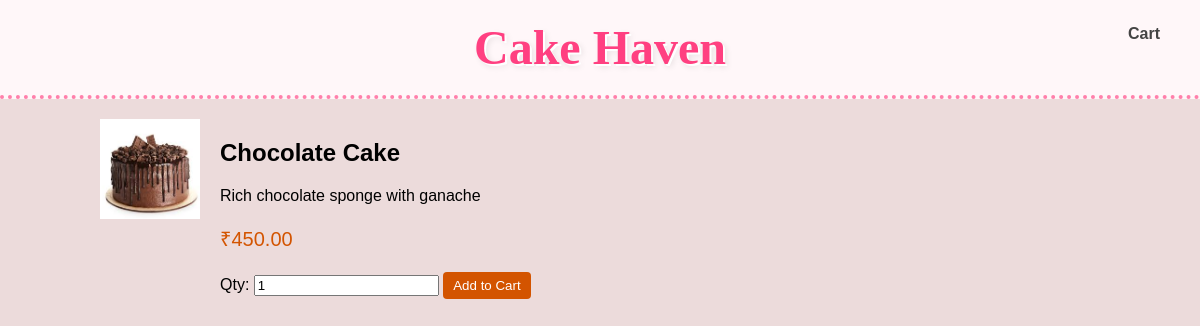
The page /cake.php?id=1 on the database its author committed.
### tables this page shows
CREATE TABLE cakes(
 id INT AUTO_INCREMENT PRIMARY KEY,
 name VARCHAR(100), description TEXT,
 price DECIMAL(10,2), image VARCHAR(200),
 created_at TIMESTAMP DEFAULT CURRENT_TIMESTAMP
);

### config.php (called while the page is built, shortened)
<?php
function e($str) {
    return htmlspecialchars($str, ENT_QUOTES | ENT_SUBSTITUTE, 'UTF-8');
}
?>

### cake.php (the view, shortened to what this page needs)
<?php
require 'config.php';
$id = isset($_GET['id']) ? (int)$_GET['id'] : 0;
$stmt = $pdo->prepare("SELECT * FROM cakes WHERE id=?");
$stmt->execute([$id]);
$cake = $stmt->fetch(PDO::FETCH_ASSOC);
?>
<!DOCTYPE html>
<html>
<head>
<link rel="stylesheet" href="css/styles.css">
</head>
<body>
<header class="site-header">
  <h1><a href="index.php">Cake Haven</a></h1>
  <nav><a href="cart.php">Cart</a></nav>
</header>
<main class="container">
  <div class="product">
    <img src="<?php echo e($cake['image']); ?>" alt="<?php echo e($cake['name']); ?>">
    <div class="product-info">
      <h2><?php echo e($cake['name']); ?></h2>
      <p><?php echo e($cake['description']); ?></p>
      <p class="price">₹<?php echo number_format($cake['price'],2); ?></p>
      <label>Qty:
        <input id="qty" type="number" min="1" value="1">
      </label>
      <button class="btn add-to-cart"
              data-id="<?php echo $cake['id']; ?>"
              data-name="<?php echo e($cake['name']); ?>"
              data-price="<?php echo $cake['price']; ?>">Add to Cart</button>
    </div>
  </div>
</main>
</body>
</html>

### css/styles.css (style rules this page uses)
body { font-family:Arial;margin:0;background:#fafafa; }
.container { max-width:1000px;margin:auto;padding:20px; }
.site-header { background: #fff7f9; border-bottom: 4px dotted #ff80ab; text-align: center; padding: 20px 0; }
.site-header h1 { font-family: 'Lobster', cursive; font-size: 48px; color: #ff4081; margin: 0; text-shadow: 2px 2px 0 #fff, 3px 3px 6px rgba(0,0,0,0.1); }
.site-header h1 a { text-decoration: none; color: inherit; }
.site-header nav { position: absolute; right: 40px; top: 25px; }
.site-header nav a { margin-left: 15px; text-decoration: none; font-size: 16px; color: #444; font-weight: bold; }
a { text-decoration:none;color:#d35400; }
.btn { background:#d35400;color:#fff;border:none;padding:6px 10px;border-radius:4px;cursor:pointer; }
.product { display:flex;gap:20px;flex-wrap:wrap; }
.product img { width:100px;height:100px;object-fit:cover; }
.price { color:#d35400;font-size:20px; }
body { background: #ecdbdb; }

### rows shown on the page
cakes: image (picture), name "Chocolate Cake", description "Rich chocolate sponge with ganache", price "450.00"
